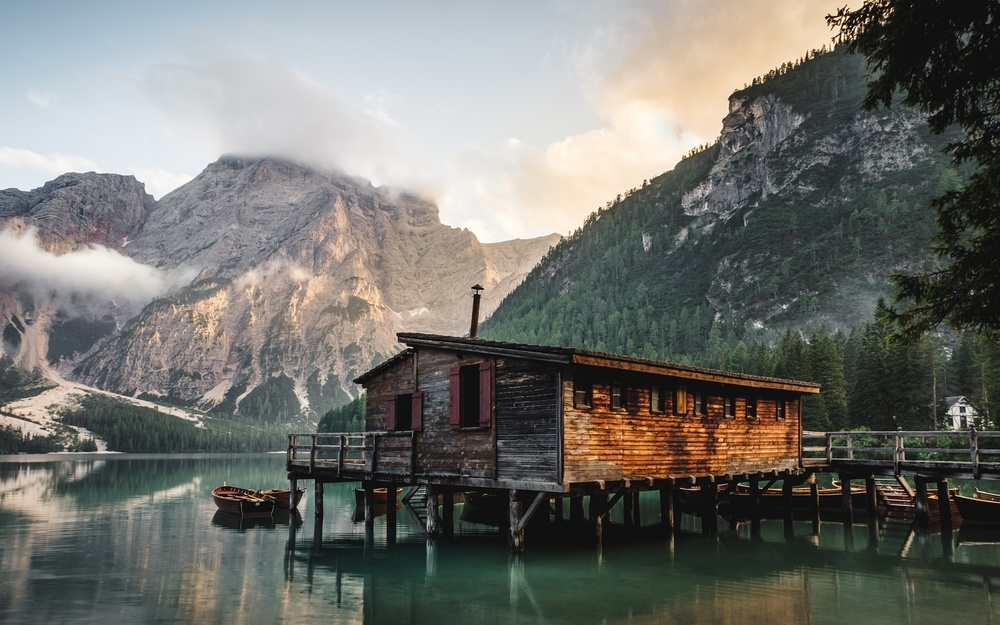
#> input picture assets/images/nature6.jfif, 1000 x 625 px, shrunk from 1600 x 1000 before the run
$ python gradients.py
#> lines starting #> are read from the running program, lines starting #| are printed output that depends on the picture; after the words box and inside, x2 and y2 are one past the last pixel; in counts of white or black regions, pixels touching at a corner belong together
#> further down, img is the input picture: shape (625, 1000, 3); mean B, G, R 108.7, 114, 113.7
### spaces.py
import cv2 as cv
import matplotlib.pyplot as plt

def color_space_convert(image, conversion, show=False):

#> called with conversion = 'gray', show = False
    options={
        'gray': cv.COLOR_BGR2GRAY,
        'hsv': cv.COLOR_BGR2HSV,
        'lab': cv.COLOR_BGR2LAB,
        'rgb': cv.COLOR_BGR2RGB
    }
    if conversion=='original':
        output=image
    else:
        color_space=options[conversion]
        output = cv.cvtColor(image, color_space)
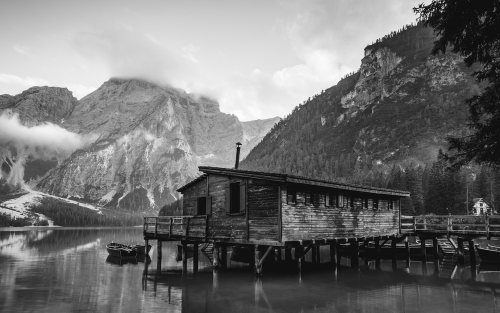
#> output: shape (625, 1000) (shown at 1/2 size); min 0, max 255, mean 113.3
    if show:
        cv.imshow(conversion+' Image', output)
        cv.waitKey(0)
    return output

def show_with_mat(image):
    plt.imshow(image)
    plt.show()

# [13 lines left out: functions hsv_convert_bgr, lab_convert_bgr, not called in this run]

# [8 lines that do not run on import are left out]


### bitwise.py
import cv2 as cv
import numpy as np

def bitwise_operation(image_1, image_2, operation, show=False):

    options={
        'and': cv.bitwise_and,
        'or': cv.bitwise_or,
        'xor': cv.bitwise_xor,
    }

    output = options[operation](image_1, image_2)
    if show:
        cv.imshow('Bitwise Operation '+operation, output)
        cv.waitKey(0)
    return output

# [6 lines left out: function bitwise_not, not called in this run]

# [8 lines that do not run on import are left out]

### gradients.py
import cv2 as cv
import numpy as np
from bitwise import bitwise_operation
from spaces import color_space_convert

def compute_gradient(img, gradient, show=False):

    def laplacian_edge(gray_image, show=False):
#> called with show = False
        lap = cv.Laplacian(gray_image, cv.CV_64F)
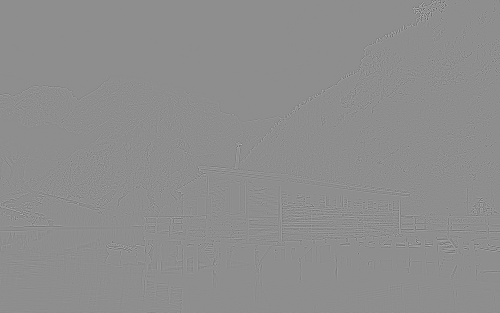
#> lap: shape (625, 1000) float64 (shown at 1/2 size); min -601, max 477, mean 0; drawn with min black and max white
        output = np.uint8(np.absolute(lap))
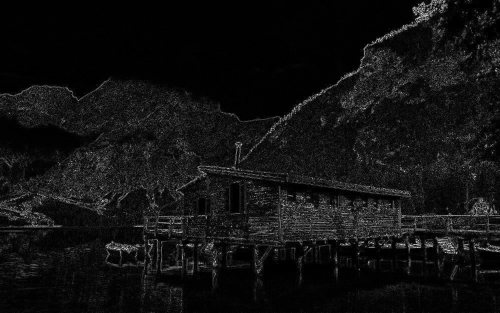
#> output: shape (625, 1000) (shown at 1/2 size); min 0, max 255, mean 17.6
        return output

    def sobel_x(gray_image): return cv.Sobel(gray_image, cv.CV_64F, 1, 0)
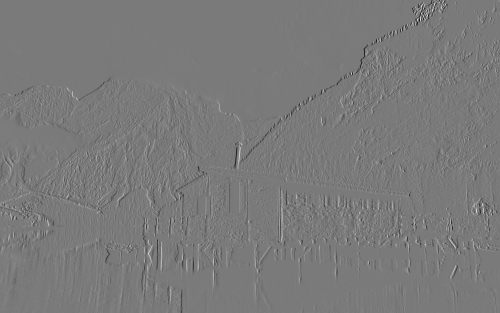
#> returned value: shape (625, 1000) float64 (shown at 1/2 size); min -808, max 874, mean -0.8; drawn with min black and max white

    def sobel_y(gray_image): return cv.Sobel(gray_image, cv.CV_64F, 0, 1)
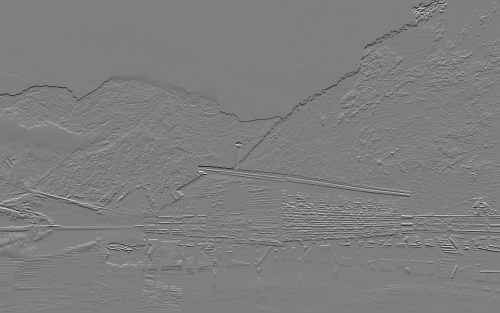
#> returned value: shape (625, 1000) float64 (shown at 1/2 size); min -805, max 815, mean -1.1; drawn with min black and max white
#> in bitwise_operation, `output = options[operation](image_1, image_2)`:
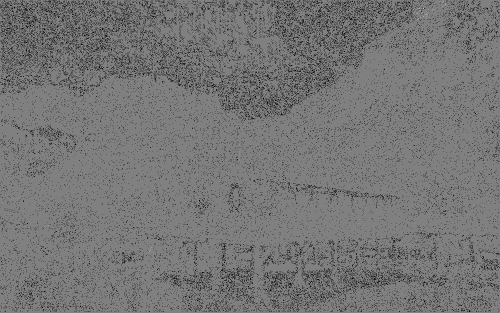
#> output: shape (625, 1000) float64 (shown at 1/2 size); 8.43% of the values are NaN or infinite; the others: min -130944, max 128512, mean -126.3; drawn with min black, max white, NaN and infinite black

    def canny_edge(gray_image): return cv.Canny(gray_image, 150, 175)
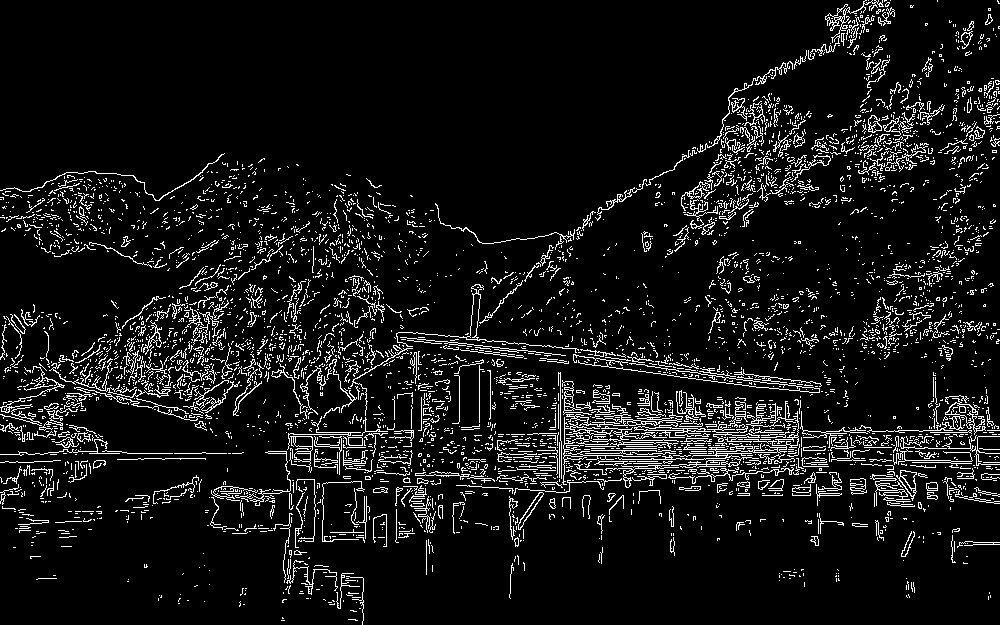
#> returned value: shape (625, 1000); 8.1% white in thin lines or dots

    def sobel_xy(gray_image):
        sobelx = sobel_x(gray_image)
        sobely = sobel_y(gray_image)
        output = bitwise_operation(sobelx, sobely, 'or')
        return output

    options={
        'laplacian': laplacian_edge(img),
        'sobelx': sobel_x(img),
        'sobely': sobel_y(img),
        'sobelxy': sobel_xy(img),
        'canny': canny_edge(img)
    }

    output=options[gradient]
    if show:
        cv.imshow('Gradient Image', output)
        cv.waitKey(0)
    return output

if __name__=='__main__':
    image_file = 'assets/images/nature6.jfif'
    img = cv.imread(image_file)
    gray = color_space_convert(img, 'gray')
    compute_gradient(gray, 'canny',show=True)

$ run again, with assets/images/nature1.jfif copied over assets/images/nature6.jfif
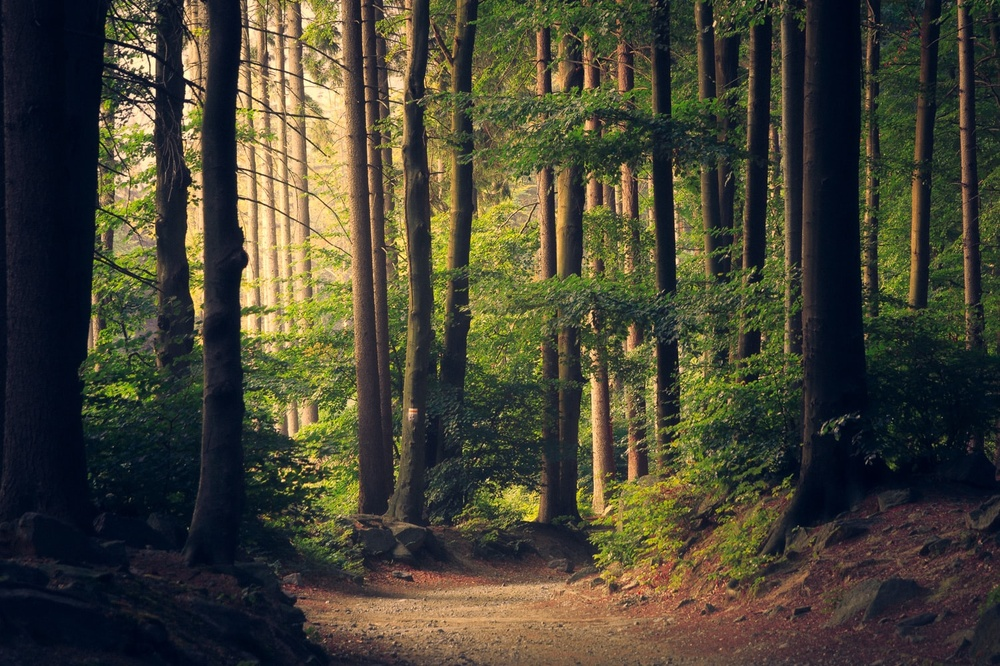
#> input picture assets/images/nature1.jfif, 1000 x 666 px, shrunk from 1502 x 1000 before the run
#> img is the input picture: shape (666, 1000, 3); mean B, G, R 52.3, 67.8, 69.9
#> in bitwise_operation, `output = options[operation](image_1, image_2)`:
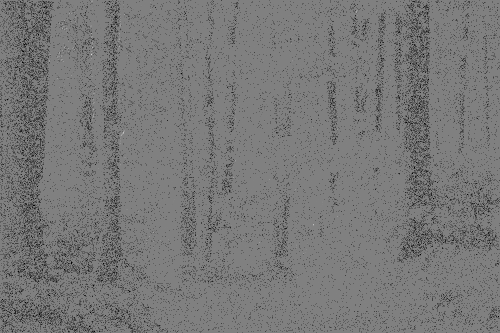
#> output: shape (666, 1000) float64 (shown at 1/2 size); 6.36% of the values are NaN or infinite; the others: min -130944, max 128768, mean -166.7; drawn with min black, max white, NaN and infinite black
#> in canny_edge, `def canny_edge(gray_image): return cv.Canny(gray_image, 150, 175)`:
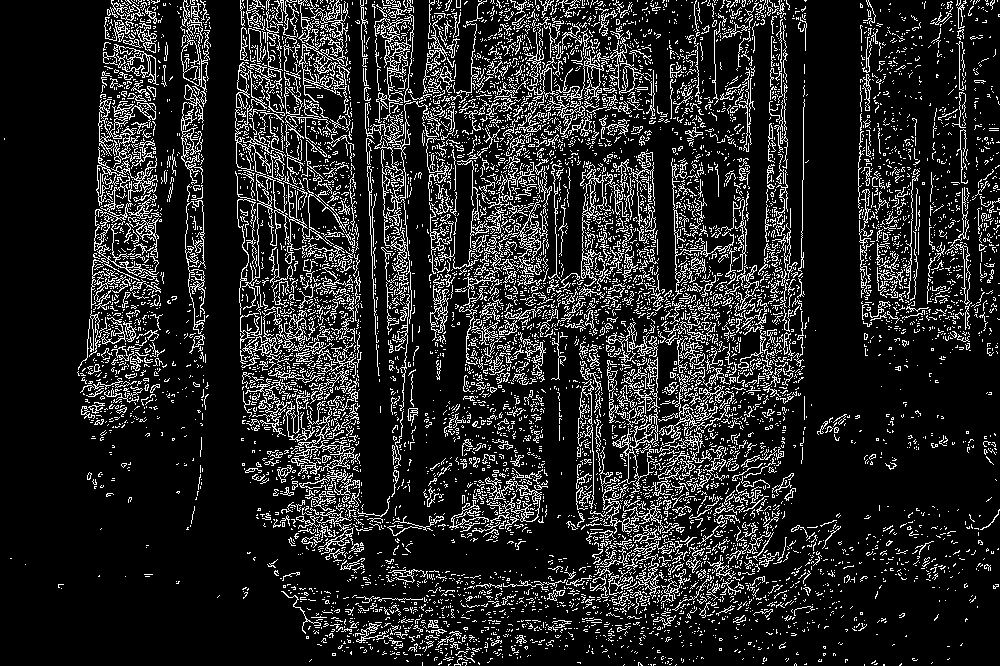
#> returned value: shape (666, 1000); 14.8% white in thin lines or dots

$ run again, with assets/images/nature2.jfif copied over assets/images/nature6.jfif
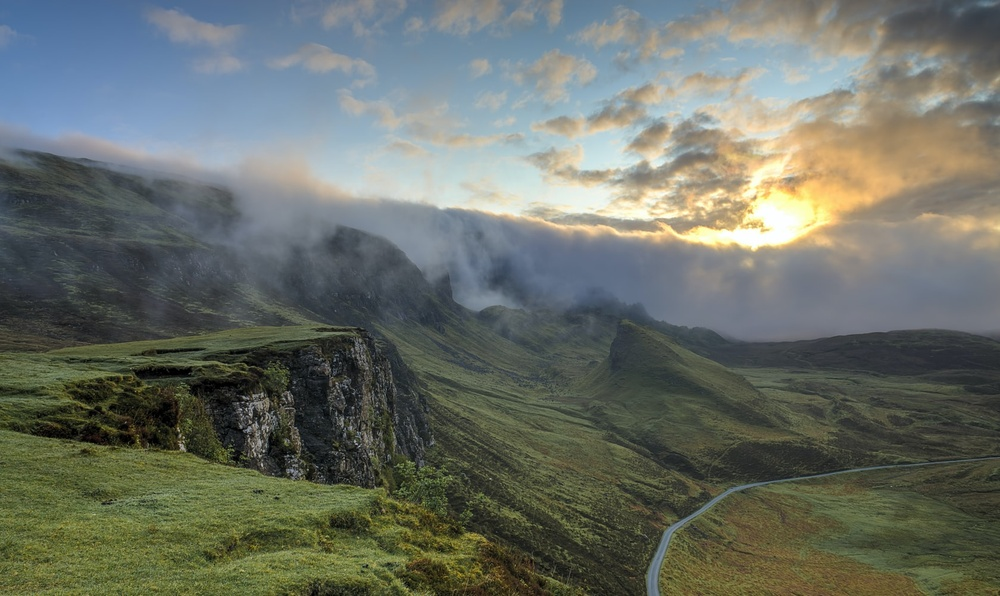
#> input picture assets/images/nature2.jfif, 1000 x 596 px, shrunk from 1680 x 1001 before the run
#> img is the input picture: shape (596, 1000, 3); mean B, G, R 102.8, 111.5, 106
#> in bitwise_operation, `output = options[operation](image_1, image_2)`:
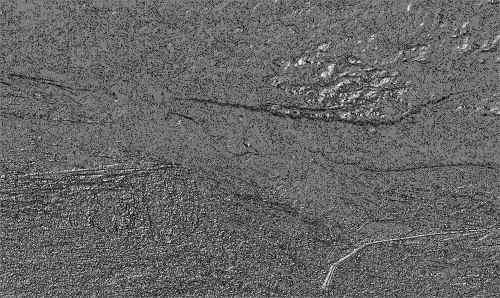
#> output: shape (596, 1000) float64 (shown at 1/2 size); 9.02% of the values are NaN or infinite; the others: min -511, max 511, mean -61.01; drawn with min black, max white, NaN and infinite black
#> in canny_edge, `def canny_edge(gray_image): return cv.Canny(gray_image, 150, 175)`:
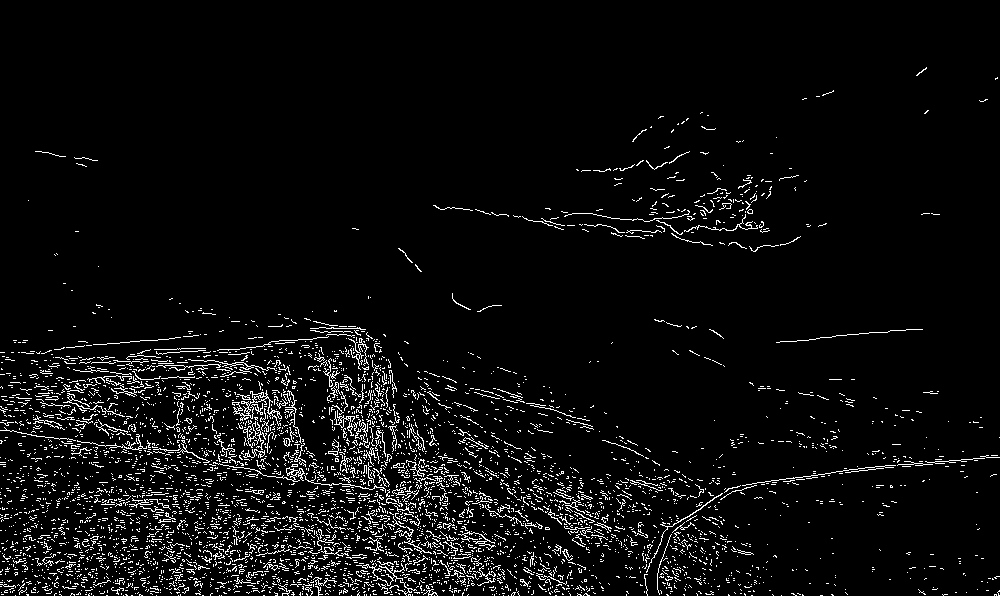
#> returned value: shape (596, 1000); 4.9% white in thin lines or dots, all inside (x1, y1, x2, y2) = (0, 67, 1000, 596)
